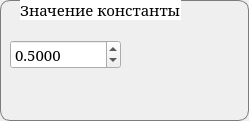
<?xml version="1.0" encoding="UTF-8"?>
<ui version="4.0">
 <class>ConstValue</class>
 <widget class="QFrame" name="ConstValue">
  <property name="geometry">
   <rect>
    <x>0</x>
    <y>0</y>
    <width>249</width>
    <height>121</height>
   </rect>
  </property>
  <property name="windowTitle">
   <string>Frame</string>
  </property>
  <property name="styleSheet">
   <string notr="true">#ConstValue{border-color: rgb(124, 124, 124); border-width: 1px; border-radius: 10px; border-style: solid}
</string>
  </property>
  <widget class="QDoubleSpinBox" name="constValue">
   <property name="geometry">
    <rect>
     <x>10</x>
     <y>40</y>
     <width>111</width>
     <height>29</height>
    </rect>
   </property>
   <property name="font">
    <font>
     <family>Garamond</family>
     <pointsize>11</pointsize>
    </font>
   </property>
   <property name="decimals">
    <number>4</number>
   </property>
   <property name="minimum">
    <double>-1.000000000000000</double>
   </property>
   <property name="maximum">
    <double>1.000000000000000</double>
   </property>
   <property name="singleStep">
    <double>0.100000000000000</double>
   </property>
   <property name="value">
    <double>0.500000000000000</double>
   </property>
  </widget>
  <widget class="QLabel" name="label">
   <property name="geometry">
    <rect>
     <x>20</x>
     <y>0</y>
     <width>161</width>
     <height>20</height>
    </rect>
   </property>
   <property name="font">
    <font>
     <family>Garamond</family>
     <pointsize>11</pointsize>
    </font>
   </property>
   <property name="styleSheet">
    <string notr="true">background-color: #FFF; color: #000;</string>
   </property>
   <property name="text">
    <string>Значение константы</string>
   </property>
  </widget>
 </widget>
 <resources/>
 <connections/>
</ui>
